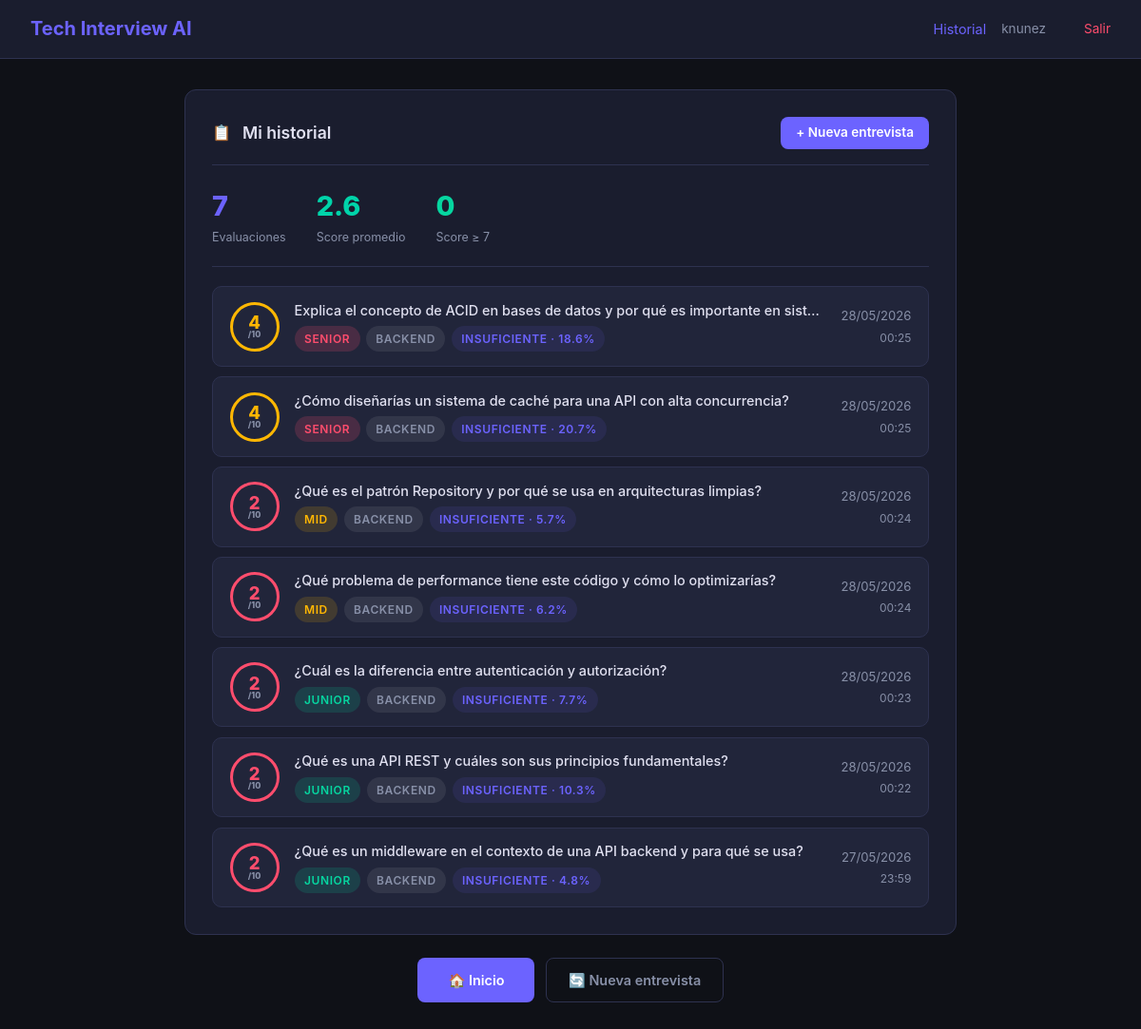
Screenshot of /history (signed in) with the database file from the repository.
### app/db/models.py (models this page shows)
class Evaluation(Base):
    __tablename__ = "evaluations"
    id = Column(Integer, primary_key=True, index=True)
    user_id = Column(Integer, ForeignKey("users.id"), nullable=False)
    question_text = Column(Text, nullable=False)
    ideal_answer_text = Column(Text)
    user_answer = Column(Text, nullable=False)
    score = Column(Integer)
    quality_percent = Column(Float)
    quality_label = Column(String(20))
    category = Column(String(50))
    difficulty = Column(String(20))
    level_detected = Column(String(20))
    feedback = Column(Text)
    strengths = Column(Text)
    improvements = Column(Text)
    semantic_similarity = Column(Float)
    keyword_coverage = Column(Float)
    response_time_seconds = Column(Float)
    created_at = Column(DateTime, default=datetime.utcnow)
    user = relationship("User", back_populates="evaluations")

### main.py (the view)
@app.get("/history", response_class=HTMLResponse)
async def history(request: Request, db: Session = Depends(get_db)):
    user = session_user(request)
    if not user:
        return RedirectResponse("/login", status_code=302)
    evaluations = get_user_evaluations(db, user["id"])
    return templates.TemplateResponse(request=request, name="history.html", context={
        "current_user": user,
        "evaluations": evaluations,
    })

### app/templates/history.html (shortened to what this page needs)
<!DOCTYPE html>
<html lang="es">
<head>
  <link rel="stylesheet" href="/static/css/style.css">
</head>
<body>
<nav class="navbar">
  <a class="navbar-brand" href="/">Tech Interview AI</a>
  <div class="navbar-links" style="display:flex;align-items:center;gap:1rem;">
    <a href="/history" style="color:var(--accent);">Historial</a>
    <span style="font-size:0.85rem;color:var(--text-muted);">{{ current_user.username }}</span>
    <a href="/logout" style="color:var(--danger);font-size:0.85rem;">Salir</a>
  </div>
</nav>
<div class="container">
  <div class="card">
    <div class="card-header">
      <span>📋</span>
      <h2>Mi historial</h2>
      <div style="margin-left:auto;">
        <a href="/" class="btn btn-primary" style="padding:0.4rem 1rem;font-size:0.85rem;">
          + Nueva entrevista
        </a>
      </div>
    </div>
    {% if not evaluations %}
    <p style="color:var(--text-muted);text-align:center;padding:2.5rem 0;">
      Aún no tienes evaluaciones guardadas.<br>
      <a href="/" style="color:var(--accent);margin-top:0.5rem;display:inline-block;">
        ¡Practica tu primera entrevista!
      </a>
    </p>
    {% else %}
    {% set total = evaluations | length %}
    {% set scores = evaluations | selectattr('score') | map(attribute='score') | list %}
    {% set avg = (scores | sum / scores | length) | round(1) if scores else 0 %}
    <div style="display:flex;gap:2rem;flex-wrap:wrap;padding-bottom:1.25rem;margin-bottom:1.25rem;border-bottom:1px solid var(--border);">
      <div>
        <div style="font-size:1.8rem;font-weight:800;color:var(--accent);">{{ total }}</div>
        <div style="font-size:0.78rem;color:var(--text-muted);">Evaluaciones</div>
      </div>
      <div>
        <div style="font-size:1.8rem;font-weight:800;color:var(--accent2);">{{ avg }}</div>
        <div style="font-size:0.78rem;color:var(--text-muted);">Score promedio</div>
      </div>
      <div>
        <div style="font-size:1.8rem;font-weight:800;color:var(--success);">
          {{ scores | select('ge', 7) | list | length }}
        </div>
        <div style="font-size:0.78rem;color:var(--text-muted);">Score ≥ 7</div>
      </div>
    </div>
    <div class="history-list">
      {% for ev in evaluations %}
      {% if ev.score >= 8 %}{% set sc = "var(--success)" %}
      {% elif ev.score >= 6 %}{% set sc = "var(--accent2)" %}
      {% elif ev.score >= 4 %}{% set sc = "var(--warning)" %}
      {% else %}{% set sc = "var(--danger)" %}{% endif %}
      <div class="history-item">
        <div class="history-score" style="border-color:{{ sc }};color:{{ sc }};">
          {{ ev.score or "—" }}
          <span style="font-size:0.55rem;color:var(--text-muted);">/10</span>
        </div>
        <div class="history-body">
          <p class="history-question">{{ ev.question_text | truncate(110) }}</p>
          <div style="display:flex;gap:0.4rem;flex-wrap:wrap;margin-top:0.4rem;">
            {% if ev.difficulty %}
            <span class="badge badge-{{ ev.difficulty }}">{{ ev.difficulty }}</span>
            {% endif %}
            {% if ev.category %}
            <span class="badge badge-default">{{ ev.category }}</span>
            {% endif %}
            {% if ev.quality_label %}
            <span class="badge" style="background:rgba(108,99,255,0.1);color:var(--accent);">
              {{ ev.quality_label }} · {{ ev.quality_percent | round(1) if ev.quality_percent else 0 }}%
            </span>
            {% endif %}
          </div>
        </div>
        <div class="history-meta">
          <span>{{ ev.created_at.strftime('%d/%m/%Y') }}</span>
          <span style="color:var(--text-muted);font-size:0.75rem;">{{ ev.created_at.strftime('%H:%M') }}</span>
        </div>
      </div>
      {% endfor %}
    </div>
    {% endif %}
  </div>
  <div class="btn-group" style="justify-content:center;margin-top:0.5rem;">
    <a href="/" class="btn btn-primary" style="padding:0.75rem 2rem;">🏠 Inicio</a>
    <a href="/interview/reset" class="btn btn-outline">🔄 Nueva entrevista</a>
  </div>
</div>
</body>
</html>

### app/static/css/style.css (style rules this page uses)
:root { --bg: #0f1117; --bg-card: #1a1d2e; --bg-card2: #21253a; --accent: #6c63ff; --accent2: #00d4aa; --danger: #ff4d6d; --warning: #ffb703; --success: #06d6a0; --text: #e0e0f0; --text-muted: #8890a8; --border: #2e3250; --radius: 12px; }
* { box-sizing: border-box; margin: 0; padding: 0; }
body { background: var(--bg); color: var(--text); font-family: 'Inter', 'Segoe UI', system-ui, sans-serif; min-height: 100vh; line-height: 1.6; }
.navbar { background: var(--bg-card); border-bottom: 1px solid var(--border); padding: 0.9rem 2rem; display: flex; align-items: center; justify-content: space-between; position: sticky; top: 0; z-index: 100; }
.navbar-brand { font-size: 1.25rem; font-weight: 700; color: var(--accent); text-decoration: none; display: flex; align-items: center; gap: 0.5rem; }
.navbar-links a { color: var(--text-muted); text-decoration: none; margin-left: 1.5rem; font-size: 0.9rem; transition: color 0.2s; }
.container { max-width: 860px; margin: 0 auto; padding: 2rem 1.5rem; }
.card { background: var(--bg-card); border: 1px solid var(--border); border-radius: var(--radius); padding: 1.75rem; margin-bottom: 1.5rem; }
.card-header { display: flex; align-items: center; gap: 0.75rem; margin-bottom: 1.25rem; padding-bottom: 1rem; border-bottom: 1px solid var(--border); }
.card-header h2 { font-size: 1.1rem; font-weight: 600; }
.badge { display: inline-flex; align-items: center; padding: 0.25rem 0.65rem; border-radius: 20px; font-size: 0.75rem; font-weight: 600; text-transform: uppercase; letter-spacing: 0.05em; }
.badge-junior { background: rgba(6, 214, 160, 0.15); color: var(--success); }
.badge-mid { background: rgba(255, 183, 3, 0.15); color: var(--warning); }
.badge-senior { background: rgba(255, 77, 109, 0.18); color: var(--danger); }
.badge-default { background: rgba(255,255,255,0.08); color: var(--text-muted); }
.btn { display: inline-flex; align-items: center; justify-content: center; gap: 0.4rem; padding: 0.6rem 1.4rem; border-radius: 8px; font-size: 0.9rem; font-weight: 600; border: none; cursor: pointer; text-decoration: none; transition: opacity 0.2s, transform 0.1s; }
.btn-primary { background: var(--accent); color: #fff; }
.btn-outline { background: transparent; border: 1px solid var(--border); color: var(--text-muted); }
.btn-group { display: flex; gap: 0.75rem; flex-wrap: wrap; margin-top: 1.25rem; }
.history-list { display: flex; flex-direction: column; gap: 0.65rem; }
.history-item { display: flex; align-items: center; gap: 1rem; background: var(--bg-card2); border: 1px solid var(--border); border-radius: 10px; padding: 0.9rem 1.1rem; transition: border-color 0.2s; }
.history-score { width: 52px; height: 52px; border-radius: 50%; border: 3px solid; display: flex; flex-direction: column; align-items: center; justify-content: center; font-size: 1.15rem; font-weight: 800; flex-shrink: 0; line-height: 1; }
.history-body { flex: 1; min-width: 0; }
.history-question { font-size: 0.9rem; color: var(--text); font-weight: 500; line-height: 1.4; white-space: nowrap; overflow: hidden; text-overflow: ellipsis; }
.history-meta { display: flex; flex-direction: column; align-items: flex-end; gap: 0.15rem; font-size: 0.82rem; color: var(--text-muted); flex-shrink: 0; }

### rows the page displays
Evaluation: score "4", question_text "Explica el concepto de ACID en bases de datos y por qué es importante en sist…", difficulty "SENIOR", category "BACKEND", quality_label "INSUFICIENTE", quality_percent "18.6", created_at "28/05/2026", created_at "00:25"
Evaluation: score "4", question_text "¿Cómo diseñarías un sistema de caché para una API con alta concurrencia?", difficulty "SENIOR", category "BACKEND", quality_label "INSUFICIENTE", quality_percent "20.7", created_at "28/05/2026", created_at "00:25"
Evaluation: score "2", question_text "¿Qué es el patrón Repository y por qué se usa en arquitecturas limpias?", difficulty "MID", category "BACKEND", quality_label "INSUFICIENTE", quality_percent "5.7", created_at "28/05/2026", created_at "00:24"
Evaluation: score "2", question_text "¿Qué problema de performance tiene este código y cómo lo optimizarías?", difficulty "MID", category "BACKEND", quality_label "INSUFICIENTE", quality_percent "6.2", created_at "28/05/2026", created_at "00:24"
Evaluation: score "2", question_text "¿Cuál es la diferencia entre autenticación y autorización?", difficulty "JUNIOR", category "BACKEND", quality_label "INSUFICIENTE", quality_percent "7.7", created_at "28/05/2026", created_at "00:23"
Evaluation: score "2", question_text "¿Qué es una API REST y cuáles son sus principios fundamentales?", difficulty "JUNIOR", category "BACKEND", quality_label "INSUFICIENTE", quality_percent "10.3", created_at "28/05/2026", created_at "00:22"
Evaluation: score "2", question_text "¿Qué es un middleware en el contexto de una API backend y para qué se usa?", difficulty "JUNIOR", category "BACKEND", quality_label "INSUFICIENTE", quality_percent "4.8", created_at "27/05/2026", created_at "23:59"

### other values shown
{{ current_user.username }} "knunez"
{{ total }} "7"
{{ avg }} "2.6"
{{ scores | select('ge', 7) | list | length }} "0"
